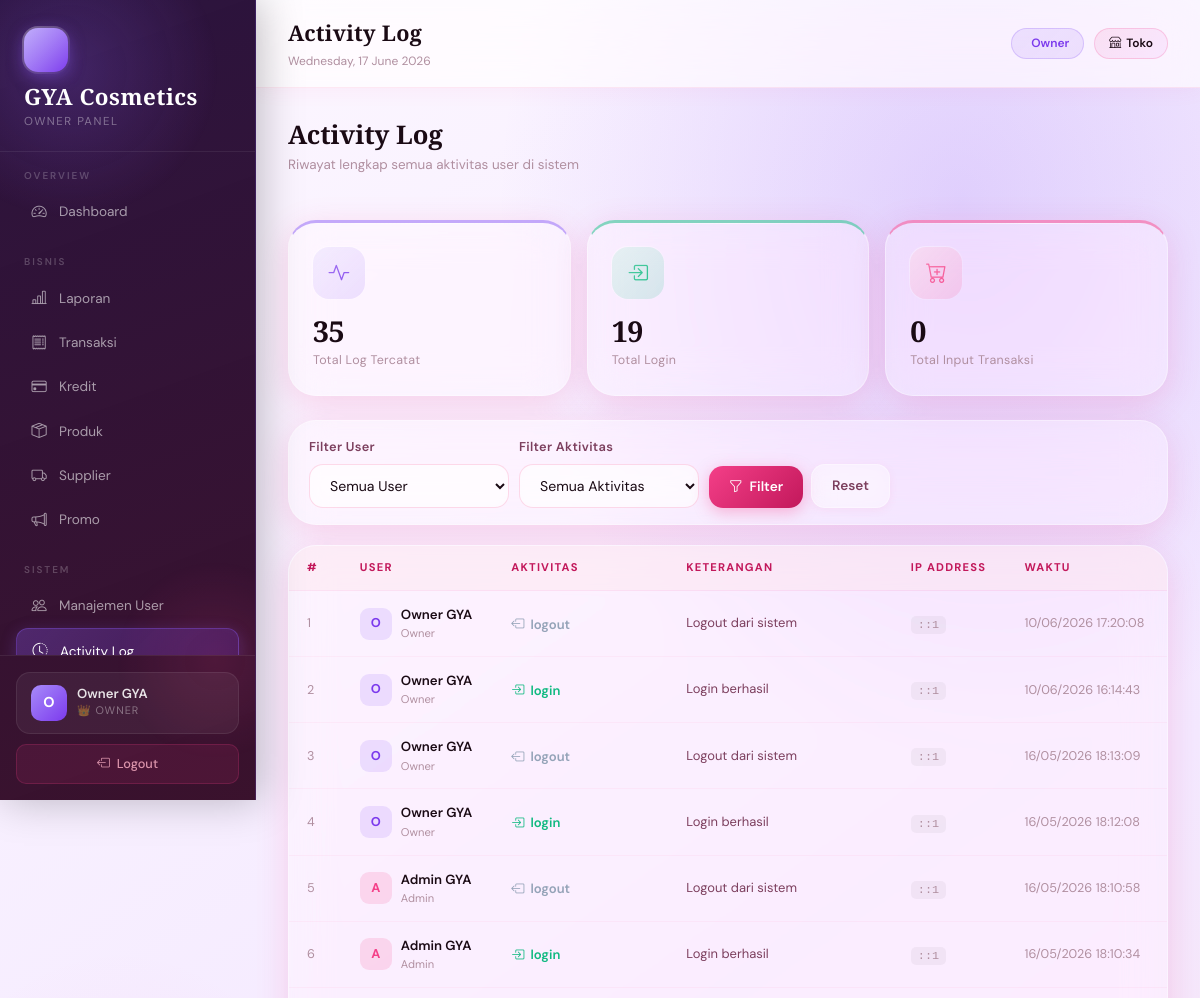
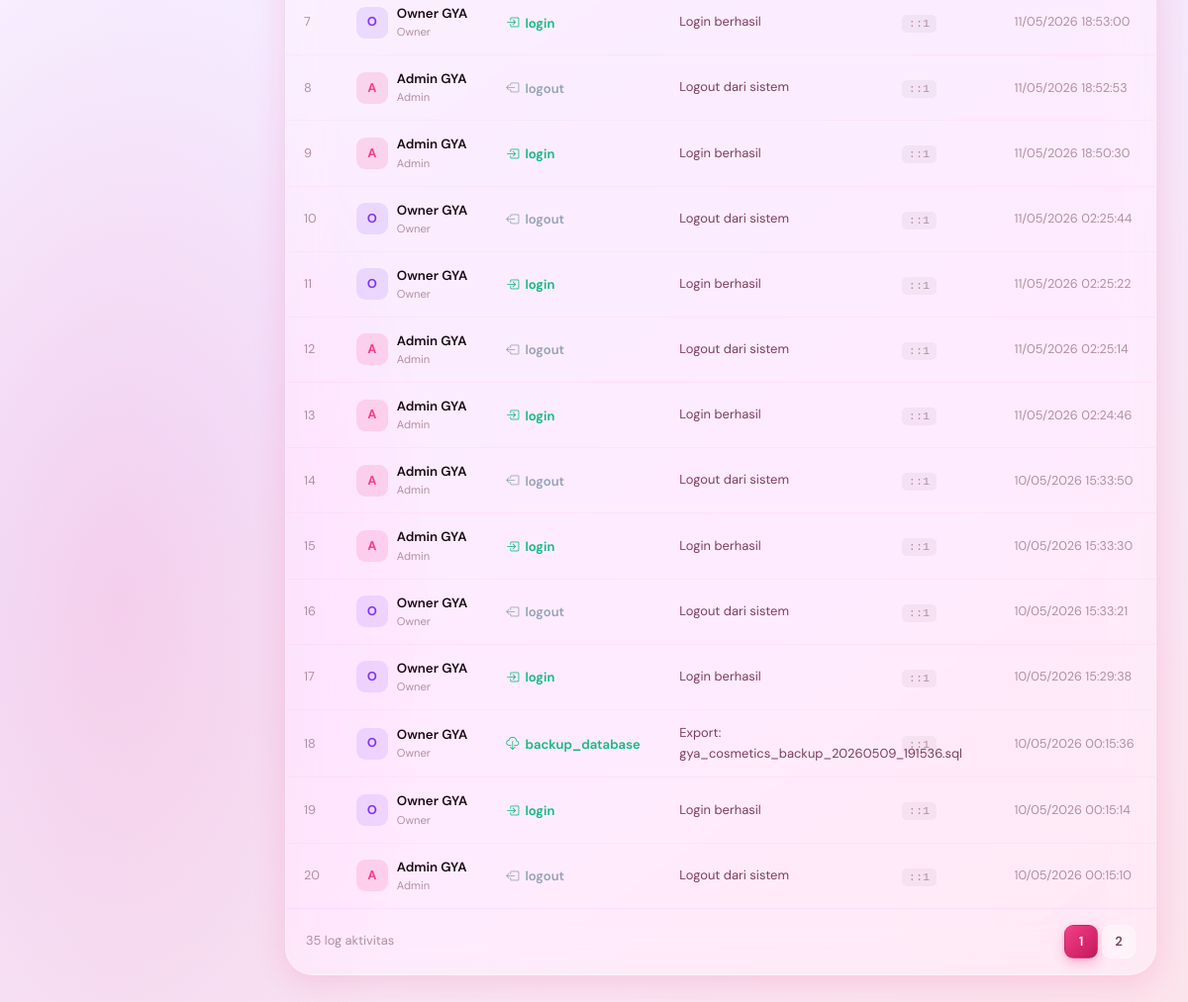
The page /gya-cosmetics/owner/activity_log.php (signed in) on the database its author committed (2 pictures, top to bottom).
### tables this page shows
CREATE TABLE activity_log (
  `id` int(11) NOT NULL AUTO_INCREMENT,
  `user_id` int(11) NOT NULL,
  `aktivitas` varchar(100) NOT NULL,
  `keterangan` text DEFAULT NULL,
  `ip_address` varchar(50) DEFAULT NULL,
  `created_at` timestamp NOT NULL DEFAULT current_timestamp(),
  PRIMARY KEY (`id`),
  KEY `user_id` (`user_id`),
  CONSTRAINT `activity_log_ibfk_1` FOREIGN KEY (`user_id`) REFERENCES `users` (`id`) ON DELETE CASCADE
);

CREATE TABLE users (
  `id` int(11) NOT NULL AUTO_INCREMENT,
  `nama` varchar(100) NOT NULL,
  `username` varchar(50) NOT NULL,
  `password` varchar(255) NOT NULL,
  `role` enum('admin','owner') NOT NULL DEFAULT 'admin',
  `status` enum('aktif','nonaktif') NOT NULL DEFAULT 'aktif',
  `created_at` timestamp NOT NULL DEFAULT current_timestamp(),
  `updated_at` timestamp NOT NULL DEFAULT current_timestamp() ON UPDATE current_timestamp(),
  PRIMARY KEY (`id`),
  UNIQUE KEY `username` (`username`)
);

### gya-cosmetics/config/config.php (called while the page is built, shortened)
<?php
$conn = new mysqli(DB_HOST, DB_USER, DB_PASS, DB_NAME);
$conn->set_charset("utf8mb4");
function bersihkan($data) {
    global $conn;
    $data = trim($data);
    $data = stripslashes($data);
    $data = htmlspecialchars($data);
    return $conn->real_escape_string($data);
}
?>

### gya-cosmetics/owner/activity_log.php (the view, shortened to what this page needs)
<?php
require_once '../config/config.php';
$per=20;$hal=max(1,(int)($_GET['hal']??1));$off=($hal-1)*$per;
$fuid=(int)($_GET['uid']??0);
$fakt=bersihkan($_GET['akt']??'');
$where="WHERE 1=1";
$total_row=(int)$conn->query("SELECT COUNT(*) as n FROM activity_log al $where")->fetch_assoc()['n'];
$pages=max(1,ceil($total_row/$per));
$rows=$conn->query("SELECT al.*,u.nama,u.role FROM activity_log al LEFT JOIN users u ON al.user_id=u.id $where ORDER BY al.created_at DESC LIMIT $per OFFSET $off");
$total_login=$conn->query("SELECT COUNT(*) as n FROM activity_log WHERE aktivitas='login'")->fetch_assoc()['n'];
$total_trx=$conn->query("SELECT COUNT(*) as n FROM activity_log WHERE aktivitas='tambah_transaksi'")->fetch_assoc()['n'];
$total_log=$conn->query("SELECT COUNT(*) as n FROM activity_log")->fetch_assoc()['n'];
require_once '../views/owner_header.php';
?>
<div style="display:flex;justify-content:space-between;align-items:flex-start;margin-bottom:28px;flex-wrap:wrap;gap:14px;">
  <div>
    <h2 style="font-family:'Cormorant Garamond',serif;font-size:1.6rem;font-weight:600;color:#1a0a14;margin-bottom:4px;">Activity Log</h2>
    <p style="font-size:.84rem;color:#b08fa0;">Riwayat lengkap semua aktivitas user di sistem</p>
  </div>
</div>
<div class="row g-3 mb-4">
  <div class="col-md-4">
    <div class="stat-card" style="border-top:3px solid rgba(139,92,246,.5);">
      <div class="stat-icon-wrap" style="background:rgba(139,92,246,.15);"><i class="bi bi-activity" style="color:#7c3aed;font-size:1.3rem;"></i></div>
      <div class="stat-value"><?= number_format($total_log) ?></div>
      <div class="stat-label">Total Log Tercatat</div>
    </div>
  </div>
  <div class="col-md-4">
    <div class="stat-card" style="border-top:3px solid rgba(16,185,129,.5);">
      <div class="stat-icon-wrap" style="background:rgba(16,185,129,.15);"><i class="bi bi-box-arrow-in-right" style="color:#10b981;font-size:1.3rem;"></i></div>
      <div class="stat-value"><?= number_format($total_login) ?></div>
      <div class="stat-label">Total Login</div>
    </div>
  </div>
  <div class="col-md-4">
    <div class="stat-card" style="border-top:3px solid rgba(244,63,136,.5);">
      <div class="stat-icon-wrap" style="background:rgba(244,63,136,.15);"><i class="bi bi-cart-plus" style="color:#f43f88;font-size:1.3rem;"></i></div>
      <div class="stat-value"><?= number_format($total_trx) ?></div>
      <div class="stat-label">Total Input Transaksi</div>
    </div>
  </div>
</div>
<div class="content-card" style="margin-bottom:20px;">
  <div style="padding:16px 20px;">
    <form method="GET" style="display:flex;gap:10px;align-items:flex-end;flex-wrap:wrap;">
      <div style="min-width:200px;">
        <label class="form-label-gya">Filter User</label>
        <select name="uid" class="form-select-gya">
          <option value="0">Semua User</option>
        </select>
      </div>
      <div style="min-width:180px;">
        <label class="form-label-gya">Filter Aktivitas</label>
        <select name="akt" class="form-select-gya">
          <option value="">Semua Aktivitas</option>
        </select>
      </div>
      <div style="display:flex;gap:8px;align-items:flex-end;">
        <button type="submit" class="btn-gya btn-primary-gya"><i class="bi bi-funnel"></i> Filter</button>
        <a href="activity_log.php" class="btn-gya btn-glass-gya">Reset</a>
      </div>
    </form>
  </div>
</div>
<div class="content-card">
  <div style="overflow-x:auto;">
    <table class="table-gya" style="min-width:700px;">
      <thead><tr><th>#</th><th>User</th><th>Aktivitas</th><th>Keterangan</th><th>IP Address</th><th>Waktu</th></tr></thead>
      <tbody>
        <?php if($rows&&$rows->num_rows>0):$no=$off+1;while($l=$rows->fetch_assoc()):
          $icmap=['login'=>['bi-box-arrow-in-right','#10b981'],'logout'=>['bi-box-arrow-left','#94a3b8'],'tambah_transaksi'=>['bi-cart-plus','#f43f88'],'lunas_kredit'=>['bi-check2-circle','#059669'],'tambah_produk'=>['bi-plus-circle','#7c3aed'],'edit_produk'=>['bi-pencil','#3b82f6'],'hapus_produk'=>['bi-trash','#ef4444'],'barang_masuk'=>['bi-box-arrow-in-down','#8b5cf6'],'tambah_user'=>['bi-person-plus','#f43f88'],'backup_database'=>['bi-cloud-download','#10b981']];
          [$ic,$cl]=$icmap[$l['aktivitas']]??['bi-activity','#b08fa0'];
        ?>
        <tr>
          <td style="color:#b08fa0;font-size:.79rem;"><?=$no++?></td>
          <td>
            <div style="display:flex;align-items:center;gap:9px;">
              <div style="width:32px;height:32px;border-radius:9px;background:<?=$l['role']==='owner'?'rgba(139,92,246,.15)':'rgba(244,63,136,.15)'?>;display:flex;align-items:center;justify-content:center;font-weight:700;color:<?=$l['role']==='owner'?'#7c3aed':'#f43f88'?>;font-size:.8rem;flex-shrink:0;"><?=strtoupper(substr($l['nama']??'?',0,1))?></div>
              <div>
                <div style="font-weight:600;font-size:.83rem;"><?=htmlspecialchars($l['nama']??'Deleted')?></div>
                <div style="font-size:.7rem;color:#b08fa0;"><?=ucfirst($l['role']??'')?></div>
              </div>
            </div>
          </td>
          <td><span style="display:inline-flex;align-items:center;gap:6px;font-size:.82rem;font-weight:600;color:<?=$cl?>;"><i class="bi <?=$ic?>"></i><?=htmlspecialchars($l['aktivitas'])?></span></td>
          <td style="font-size:.81rem;color:#7c3f5e;max-width:220px;"><?=htmlspecialchars($l['keterangan']??'—')?></td>
          <td><code style="font-size:.74rem;color:#b08fa0;background:rgba(0,0,0,.04);padding:2px 7px;border-radius:5px;"><?=htmlspecialchars($l['ip_address']??'—')?></code></td>
          <td style="font-size:.79rem;color:#b08fa0;white-space:nowrap;"><?=date('d/m/Y H:i:s',strtotime($l['created_at']))?></td>
        </tr>
        <?php endwhile;else: ?>
        <tr><td colspan="6" class="empty-state"><span class="empty-icon"><i class="bi bi-clock-history"></i></span><div>Belum ada log aktivitas</div></td></tr>
        <?php endif; ?>
      </tbody>
    </table>
  </div>
  <?php if($pages>1): ?>
  <div style="padding:16px 20px;display:flex;justify-content:space-between;align-items:center;border-top:1px solid rgba(139,92,246,.07);flex-wrap:wrap;gap:10px;">
    <span style="font-size:.8rem;color:#b08fa0;"><?=$total_row?> log aktivitas</span>
    <div class="pagination-gya">
      <?php for($i=1;$i<=$pages;$i++): ?><a href="?hal=<?=$i?>&uid=<?=$fuid?>&akt=<?=urlencode($fakt)?>" class="page-btn <?=$i==$hal?'active':''?>"><?=$i?></a><?php endfor; ?>
    </div>
  </div>
  <?php endif; ?>
</div>
<?php require_once '../views/owner_footer.php'; ?>

### gya-cosmetics/views/owner_header.php (style rules this page uses)
body { background: radial-gradient(ellipse 70% 50% at 80% 10%, rgba(139,92,246,.22) 0%,transparent 55%), radial-gradient(ellipse 50% 60% at 10% 80%, rgba(244,63,136,.15) 0%,transparent 55%), linear-gradient(145deg, #fdf8ff 0%, #f3e8ff 55%, #fce4ec 100%); min-height: 100vh; }

### rows shown on the page
activity_log: user.nama "O", user.nama "Owner GYA", user.role "Owner", aktivitas "logout", keterangan "Logout dari sistem", ip_address "::1", created_at "10/06/2026 17:20:08"
activity_log: user.nama "O", user.nama "Owner GYA", user.role "Owner", aktivitas "login", keterangan "Login berhasil", ip_address "::1", created_at "10/06/2026 16:14:43"
activity_log: user.nama "O", user.nama "Owner GYA", user.role "Owner", aktivitas "logout", keterangan "Logout dari sistem", ip_address "::1", created_at "16/05/2026 18:13:09"
activity_log: user.nama "O", user.nama "Owner GYA", user.role "Owner", aktivitas "login", keterangan "Login berhasil", ip_address "::1", created_at "16/05/2026 18:12:08"
activity_log: user.nama "A", user.nama "Admin GYA", user.role "Admin", aktivitas "logout", keterangan "Logout dari sistem", ip_address "::1", created_at "16/05/2026 18:10:58"
activity_log: user.nama "A", user.nama "Admin GYA", user.role "Admin", aktivitas "login", keterangan "Login berhasil", ip_address "::1", created_at "16/05/2026 18:10:34"
activity_log: user.nama "O", user.nama "Owner GYA", user.role "Owner", aktivitas "login", keterangan "Login berhasil", ip_address "::1", created_at "11/05/2026 18:53:00"
activity_log: user.nama "A", user.nama "Admin GYA", user.role "Admin", aktivitas "logout", keterangan "Logout dari sistem", ip_address "::1", created_at "11/05/2026 18:52:53"
activity_log: user.nama "A", user.nama "Admin GYA", user.role "Admin", aktivitas "login", keterangan "Login berhasil", ip_address "::1", created_at "11/05/2026 18:50:30"
activity_log: user.nama "O", user.nama "Owner GYA", user.role "Owner", aktivitas "logout", keterangan "Logout dari sistem", ip_address "::1", created_at "11/05/2026 02:25:44"
activity_log: user.nama "O", user.nama "Owner GYA", user.role "Owner", aktivitas "login", keterangan "Login berhasil", ip_address "::1", created_at "11/05/2026 02:25:22"
activity_log: user.nama "A", user.nama "Admin GYA", user.role "Admin", aktivitas "logout", keterangan "Logout dari sistem", ip_address "::1", created_at "11/05/2026 02:25:14"
activity_log: user.nama "A", user.nama "Admin GYA", user.role "Admin", aktivitas "login", keterangan "Login berhasil", ip_address "::1", created_at "11/05/2026 02:24:46"
activity_log: user.nama "A", user.nama "Admin GYA", user.role "Admin", aktivitas "logout", keterangan "Logout dari sistem", ip_address "::1", created_at "10/05/2026 15:33:50"
activity_log: user.nama "A", user.nama "Admin GYA", user.role "Admin", aktivitas "login", keterangan "Login berhasil", ip_address "::1", created_at "10/05/2026 15:33:30"
activity_log: user.nama "O", user.nama "Owner GYA", user.role "Owner", aktivitas "logout", keterangan "Logout dari sistem", ip_address "::1", created_at "10/05/2026 15:33:21"
activity_log: user.nama "O", user.nama "Owner GYA", user.role "Owner", aktivitas "login", keterangan "Login berhasil", ip_address "::1", created_at "10/05/2026 15:29:38"
activity_log: user.nama "O", user.nama "Owner GYA", user.role "Owner", aktivitas "backup_database", keterangan "Export: gya_cosmetics_backup_20260509_191536.sql", ip_address "::1", created_at "10/05/2026 00:15:36"
activity_log: user.nama "O", user.nama "Owner GYA", user.role "Owner", aktivitas "login", keterangan "Login berhasil", ip_address "::1", created_at "10/05/2026 00:15:14"
activity_log: user.nama "A", user.nama "Admin GYA", user.role "Admin", aktivitas "logout", keterangan "Logout dari sistem", ip_address "::1", created_at "10/05/2026 00:15:10"

### other values the page prints
substr($_SESSION['nama']??'O',0,1) "O"
$_SESSION['nama'] "Owner GYA"
$page_title "Activity Log"
$total_log "35"
$total_login "19"
$total_trx "0"
$total_row "35"
